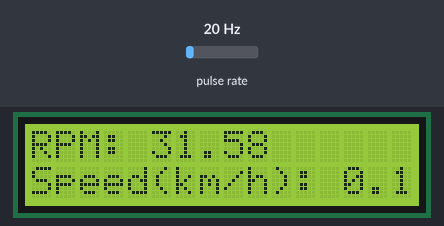
Bench run of a sketch on a simulated Arduino Uno, built with avr-gcc and run on an emulated ATmega328P. Shown: 16×2 character LCD. Wiring (inferred from the names in the program): pulse sensor: data pin 2. The inputs (shaded band) are chosen by the test bench; at power-on: pulse rate 20 Hz. What the sketch prints to the serial monitor is not drawn.

Above: at 1.6 s.
1.7 s: pulse rate (sensor on pin 2) set to 4 Hz
At 4.1 s:
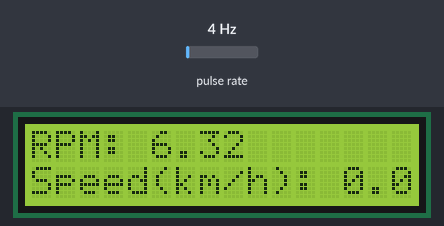
4.5 s: pulse rate (sensor on pin 2) set to 50 Hz
At 5.6 s:
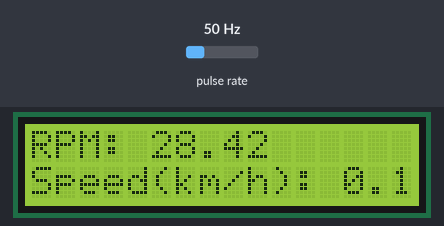
7.5 s: pulse rate (sensor on pin 2) set to 100 Hz
At 14.1 s:
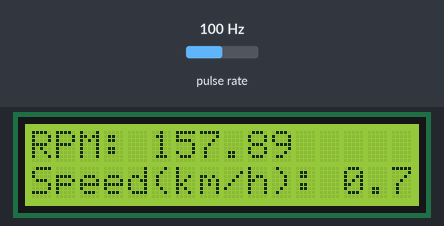
Timing chart, 0 to 15.6 s (numbered marks = the images above; inputs shaded):
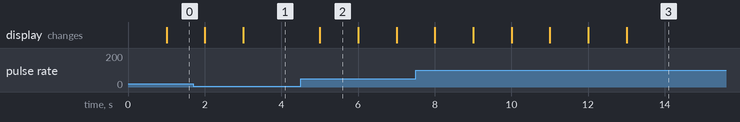

Measured:
- after the input at 1.7 s, the display: first changes after 0.31 s (image 1 shows a later state)
- after the input at 4.5 s, the display: changes after 0.51 s (image 2)
- what the display in image 2 shows lasts 1.0 s, from 5.0 s to 6.0 s

The sketch:

servocontrol.ino
```cpp
#include <LiquidCrystal.h>

const int sensorPin = 2;
volatile int pulseCount = 0;
const int slots = 20;
const float diameter = 0.026;
const float pi = 3.141592653589793;
unsigned long lastTime = 0;
float rpm = 0;
float speed_kmh = 0;
const float correctionFactor = 1.9;


LiquidCrystal LCD(10, 9, 8, 5, 4, 3, 13);

void setup() {
  pinMode(sensorPin, INPUT);
  attachInterrupt(digitalPinToInterrupt(sensorPin), countPulse, RISING);
  Serial.begin(9600);


  LCD.begin(16, 2);
  LCD.setCursor(0, 0);
  LCD.print("RPM: ");
  LCD.setCursor(0, 1);
  LCD.print("Speed(km/h):");
}

void loop() {
  unsigned long currentTime = millis();


  if (currentTime - lastTime >= 1000) {
    detachInterrupt(digitalPinToInterrupt(sensorPin));
    rpm = (pulseCount / (float)slots) * 60.0 / correctionFactor;
    float circumference = pi * diameter;
    speed_kmh = (rpm * circumference * 60.0) / 1000.0;
    pulseCount = 0;
    lastTime = currentTime;

    Serial.print("RPM: ");
    Serial.print(rpm);
    Serial.print("Speed (km/h):");
    Serial.println(speed_kmh);


    LCD.setCursor(5, 0);
    LCD.print("          ");
    LCD.setCursor(5, 0);
    LCD.print(rpm);
    LCD.setCursor(13, 1);
    LCD.print("          ");
    LCD.setCursor(13, 1);
    LCD.print(speed_kmh);

    attachInterrupt(digitalPinToInterrupt(sensorPin), countPulse, RISING);
  }
}

void countPulse() {
  pulseCount++;
}
```
